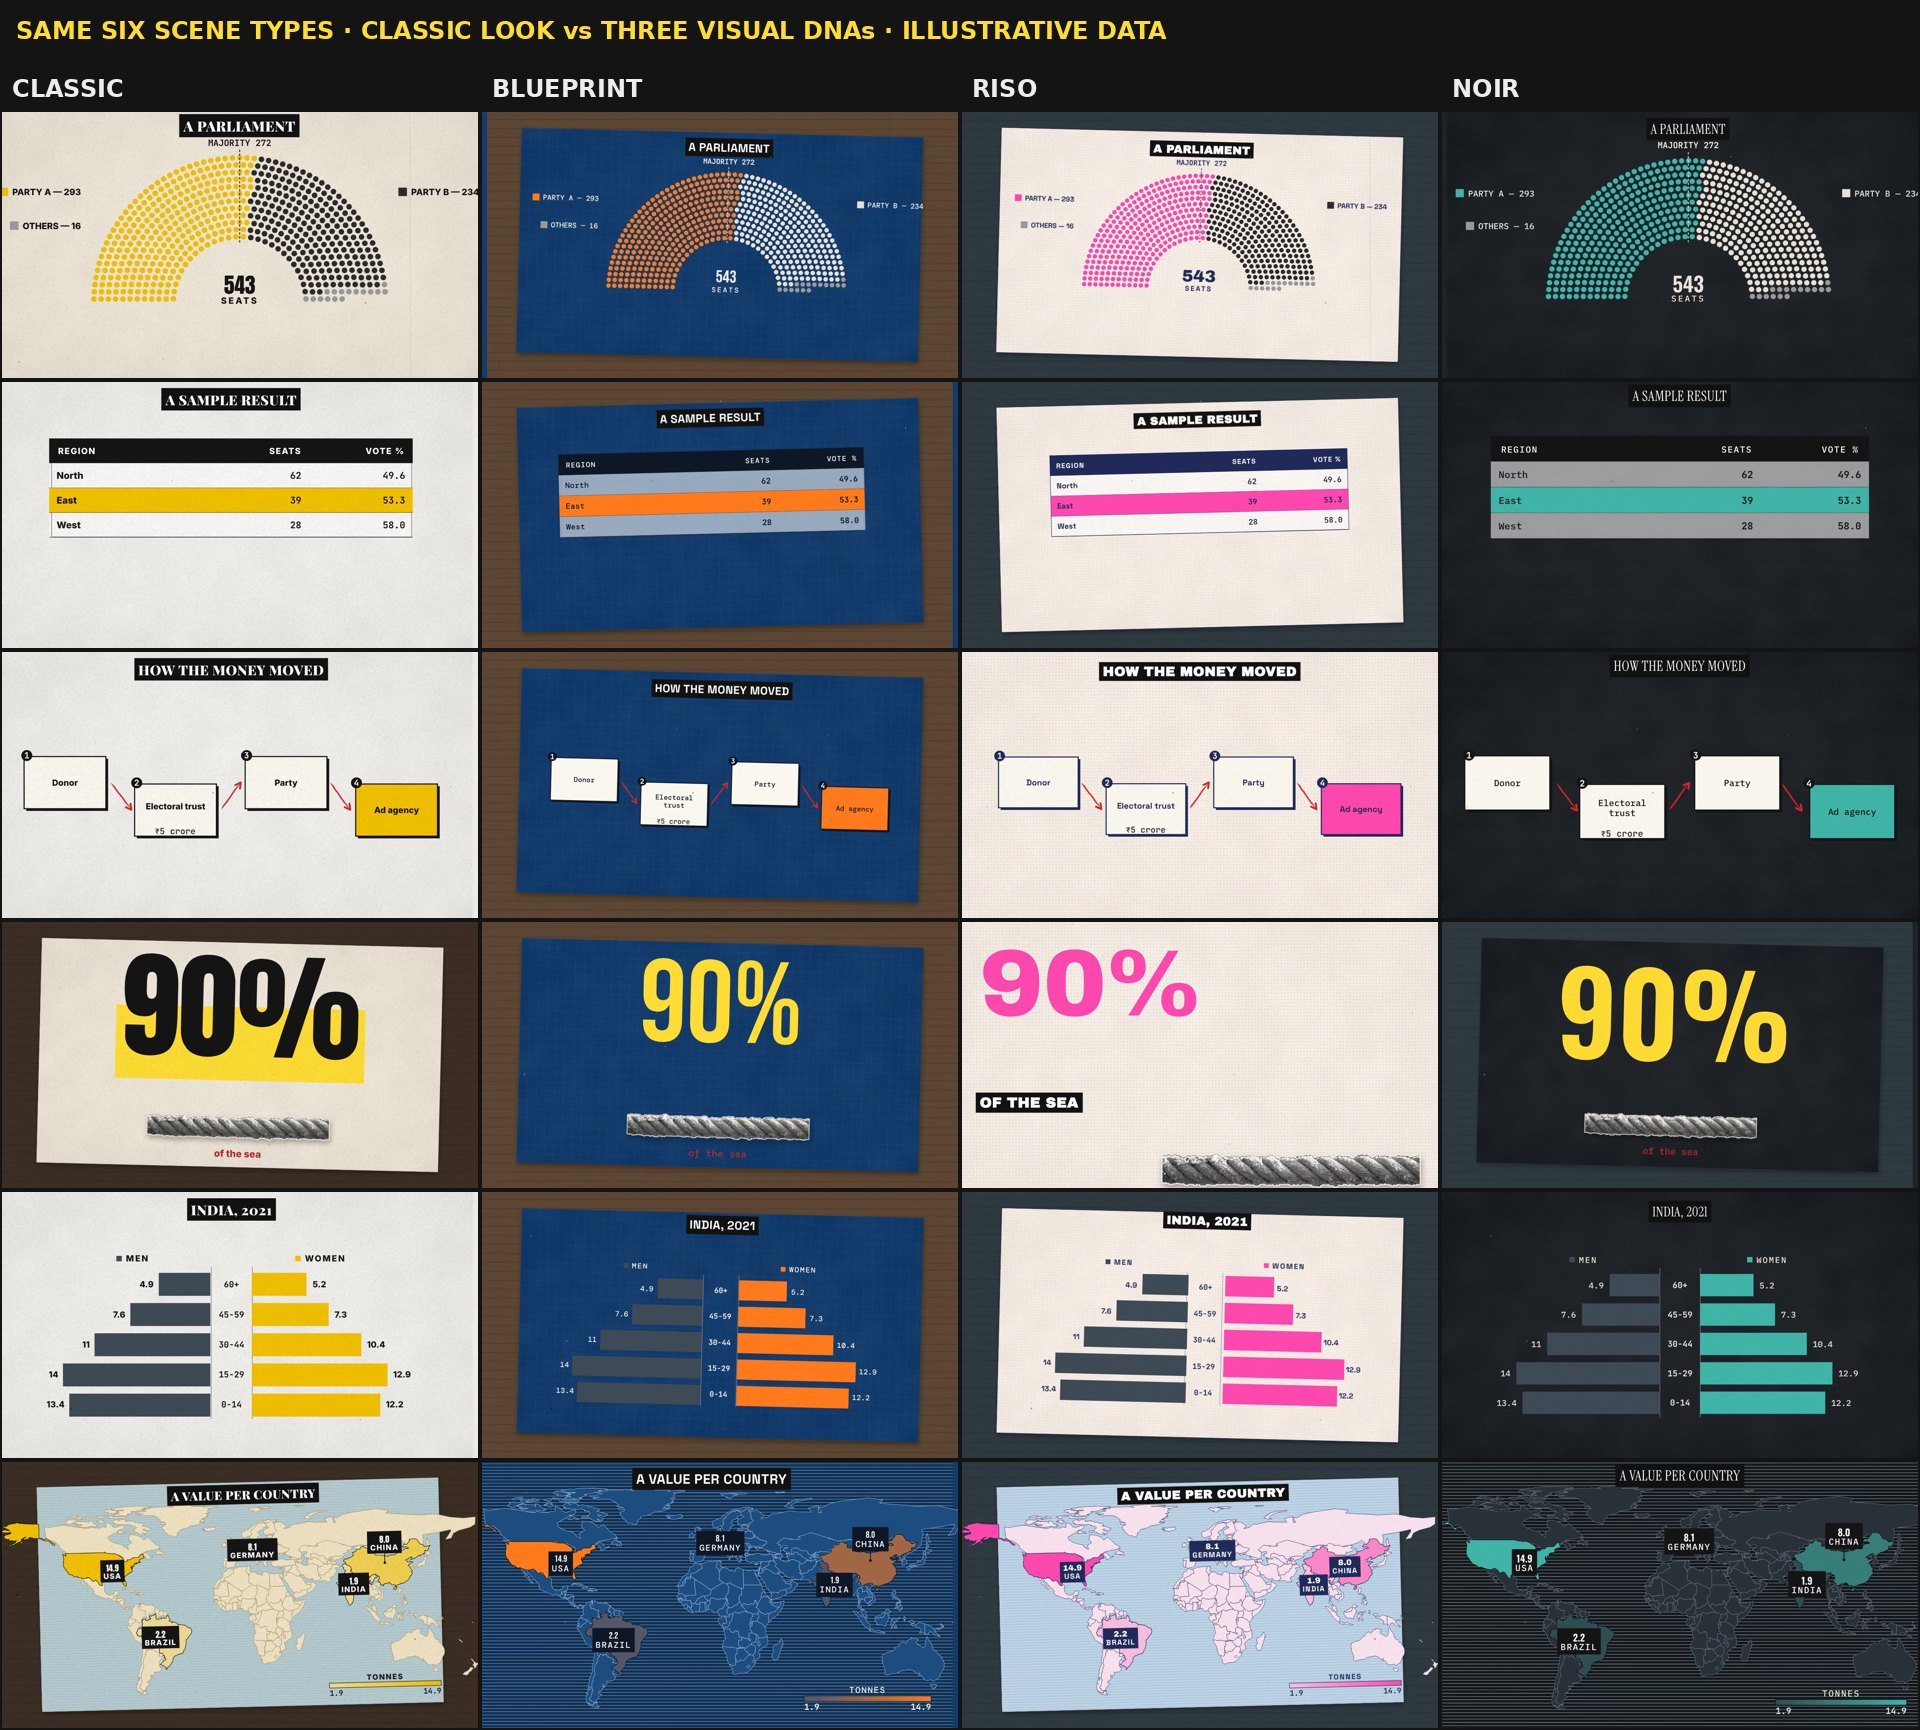

Source code (Python):
import sys
from pathlib import Path
from PIL import Image, ImageDraw, ImageFont
D = Path(__file__).resolve().parent
kinds = ["seats", "table", "flowchart", "bignumber", "pyramid", "heatmap"]
dnas = ["classic"] + (sys.argv[1].split(",") if len(sys.argv) > 1 else ["blueprint", "riso", "noir"])
w, h, lab = 480, 270, 40
big = ImageFont.truetype("/usr/share/fonts/truetype/dejavu/DejaVuSans-Bold.ttf", 24)
s = Image.new("RGB", (len(dnas) * w, 70 + len(kinds) * h + lab), "#141414")
d = ImageDraw.Draw(s)
d.text((16, 16), "SAME SIX SCENE TYPES · CLASSIC LOOK vs THREE VISUAL DNAs · ILLUSTRATIVE DATA", fill="#FFDD33", font=big)
for j, dn in enumerate(dnas):
    d.text((j * w + 12, 70 - 4 + 8), dn.upper(), fill="#EDEDED", font=big)
for i, k in enumerate(kinds):
    for j, dn in enumerate(dnas):
        f = D / "dna" / f"{k}__{dn}.jpg"
        if f.is_file():
            s.paste(Image.open(f).convert("RGB").resize((w - 4, h - 4)), (j * w + 2, 70 + lab + i * h + 2))
s.save(D / (sys.argv[2] if len(sys.argv) > 2 else "dna_sheet.jpg"), quality=86)
